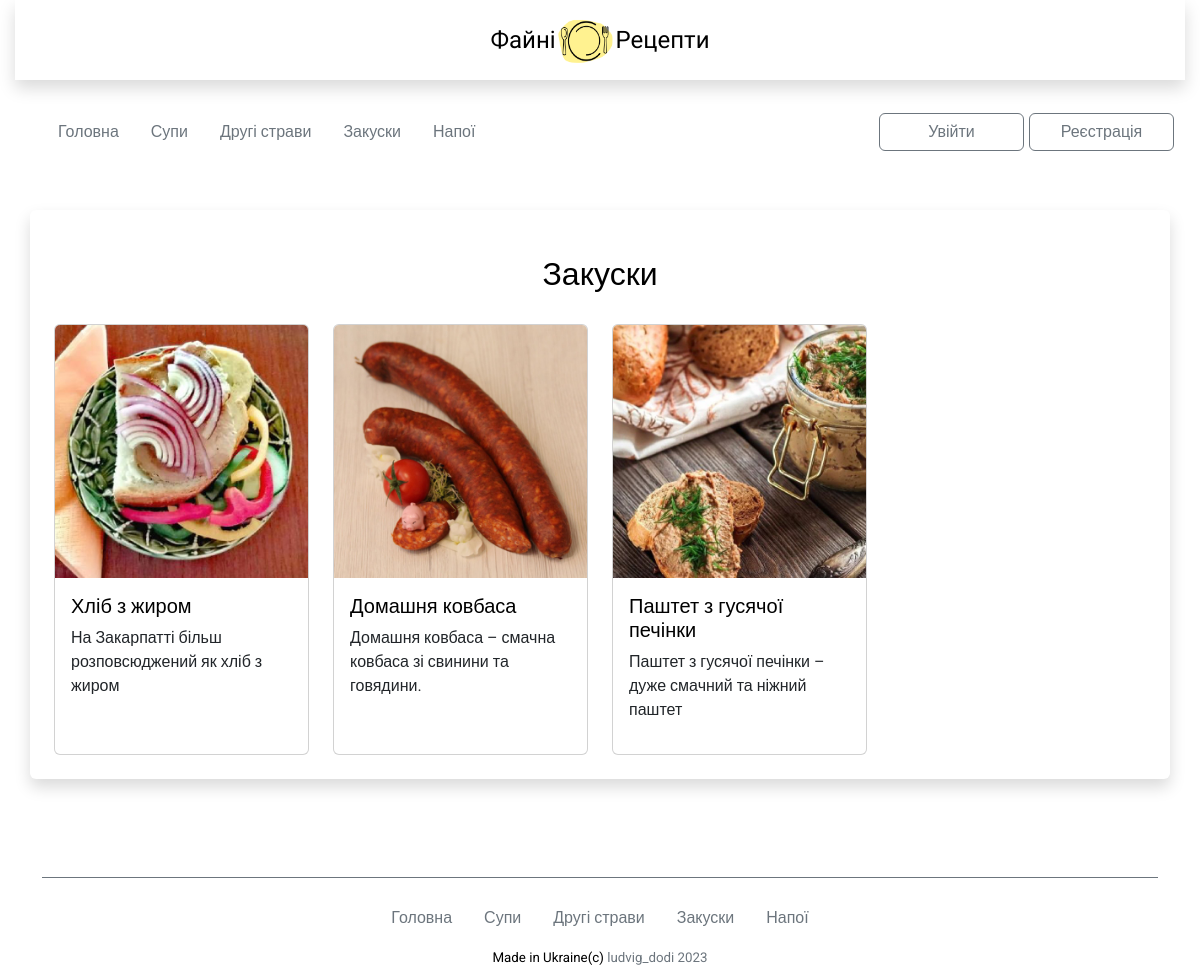
Page /aperetize on the earlier database version.
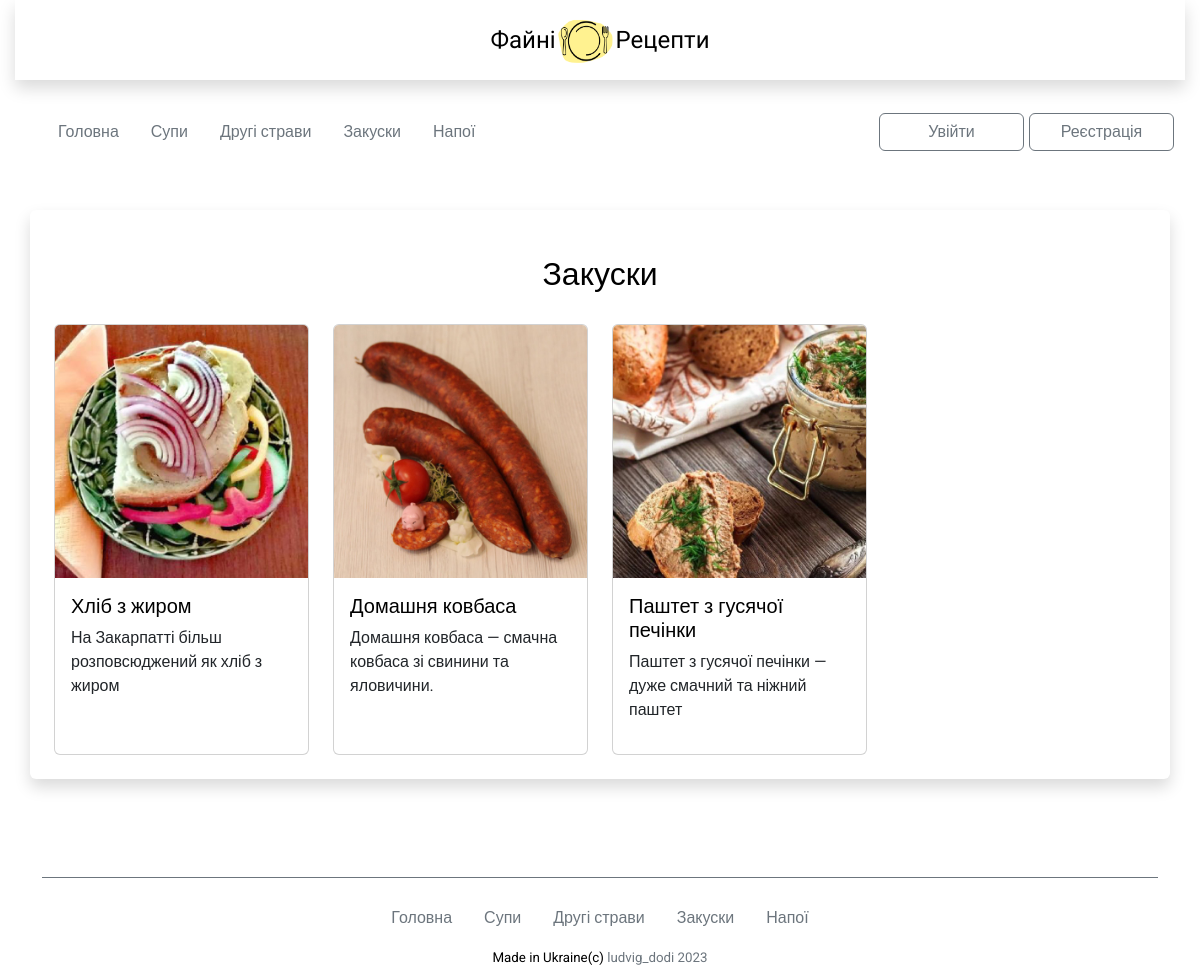
Same page on the later database version.
### recipes_app/models.py (models this page shows, shortened)
class Recipes(models.Model):
    name = models.CharField('Назва страв', max_length=30, blank=False)
    food_type = models.CharField('Тип їжі', max_length=20, blank=False, default='')
    short_desc = models.TextField('Короткий опис', max_length=80, blank=False)
    img = models.ImageField(null=True, blank=True, upload_to="media/", verbose_name='img')
    text = RichTextUploadingField('Recipe')
    text_second = models.TextField('text', default='-')
    text_third = models.TextField('text', default='-')

### recipes_app/views.py (the view)
# urls.py: path('aperetize', aperetize_page, name='aperetize_page'),
def aperetize_page(request):
    aperetize = Recipes.objects.all()
    return render(request, 'aperetize_page.html', context={'aperetize': aperetize})

### templates/aperetize_page.html
{% extends 'base.html' %}
{% load static %}
{% block content %}
<div class="recipe-item">
    <div class="container shadow p-4 mb-5 mt-5 bg-body rounded">
        <h1>Закуски </h1>
        <div class="row gy-3">
            {%  for i in aperetize %}
            {% if i.food_type == 'aperetize' %}
            <div class="col-lg-3 col-md-4 col-sm-6">
                <div class="card h-100 mb-3">
                    <a href="{{i.id}}"><img src="{{i.img.url}}" class="card-img-top" alt="..."></a>
                    <div class="card-body">
                    <a href="{{i.id}}">
                        <h5 class="card-title">{{i.name}}</h5>
                    </a>
                    <p class="card-text">{{i.short_desc}}</p>
                    </div>
                </div>
            </div>
            {% endif %}
            {% endfor %}
        </div>
    </div>
</div>
{% endblock content %}

Differences in the rows shown:
changed Recipes "Домашня ковбаса": short_desc "Домашня ковбаса – смачна ковбаса зі свинини та говядини." → "Домашня ковбаса — смачна ковбаса зі свинини та яловичини."
changed Recipes "Паштет з гусячої печінки": short_desc "Паштет з гусячої печінки – дуже смачний та ніжний паштет" → "Паштет з гусячої печінки — дуже смачний та ніжний паштет"
